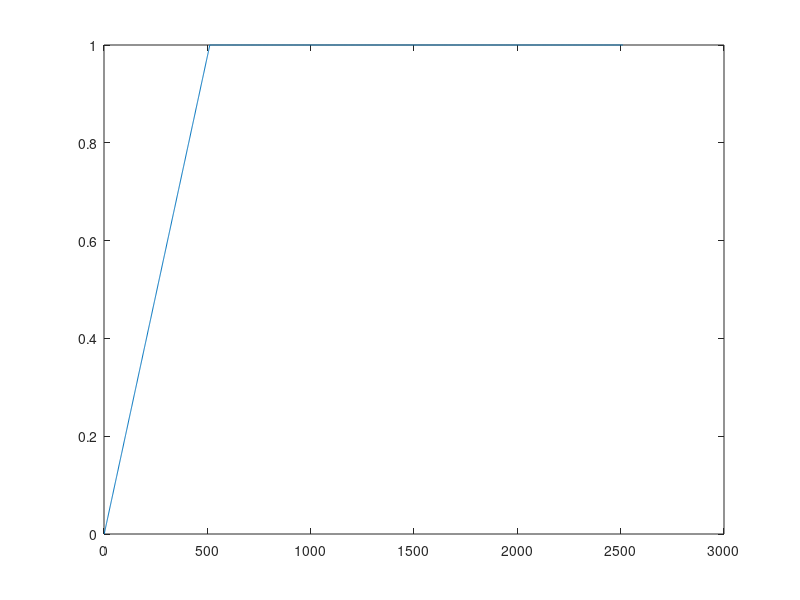

This figure's MATLAB source:
h1 = fir1(64, 0.2);
h2 = fir1(64, 0.6);

x = randn(1,2000);

y1 = filter(h1,1,x)';
y2 = filter(h2,1,x)';

Nfade = 512;
alpha = [linspace(0,1,Nfade), ones(1, length(x) - length(Nfade))];

y = (1 - alpha).*y1 + alpha.*y2;

plot(alpha)
